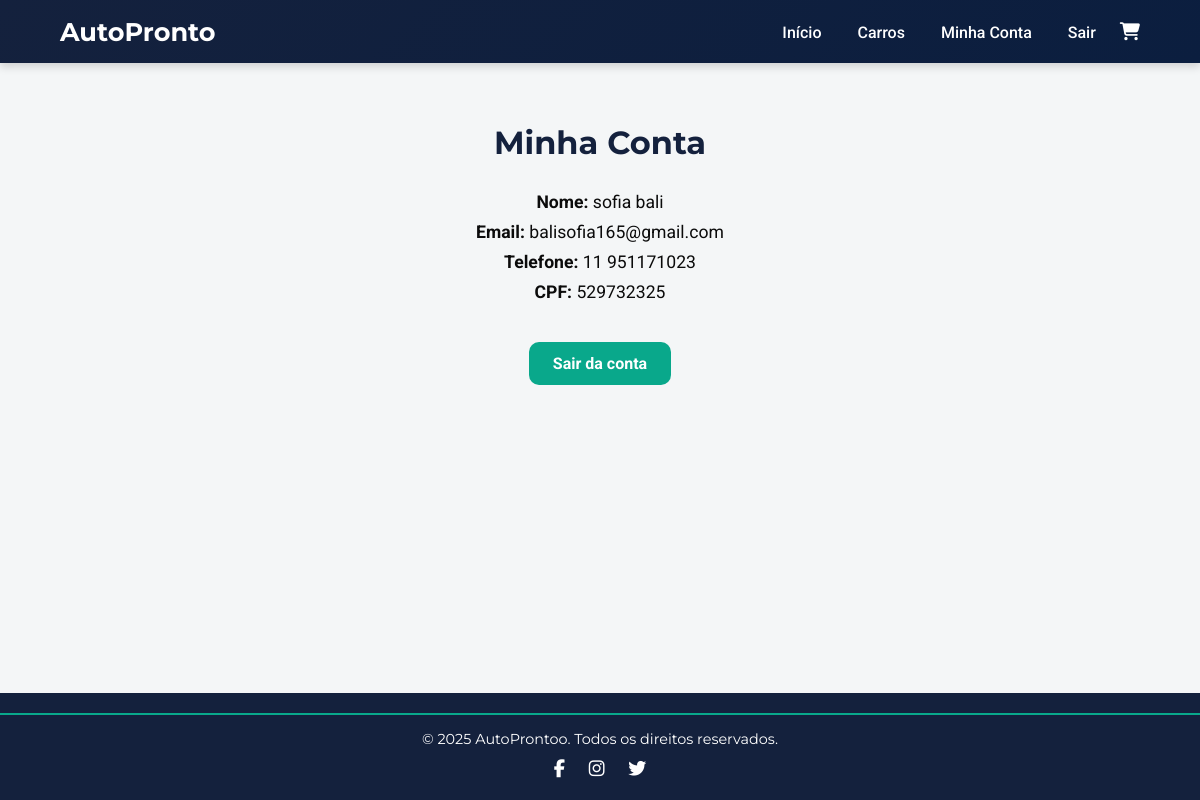
The page /minha_conta (signed in) on the database its author committed.
### tables this page shows
CREATE TABLE clientes (
            id INTEGER PRIMARY KEY AUTOINCREMENT,
            nome TEXT NOT NULL,
            email TEXT NOT NULL UNIQUE,
            telefone TEXT,
            cpf TEXT UNIQUE,
            senha TEXT NOT NULL
        );

### app.py (the view)
@app.route('/minha_conta')
def minha_conta():
    if 'usuario' not in session:
        flash('Faça login para acessar sua conta.', 'error')
        return redirect(url_for('login'))
    usuario = session['usuario']
    conn = conectar_bd()
    cliente = conn.execute('SELECT * FROM clientes WHERE nome = ?', (usuario,)).fetchone()
    conn.close()
    return render_template('minha_conta.html',
                           usuario=cliente['nome'],
                           email=cliente['email'],
                           telefone=cliente['telefone'],
                           cpf=cliente['cpf'])

### app.py (called while the page is built)
def conectar_bd():
    conn = sqlite3.connect('locadora.db')
    conn.row_factory = sqlite3.Row
    return conn

### templates/minha_conta.html (shortened to what this page needs)
{% extends "base.html" %}
{% block content %}
<section class="minha-conta-section">
    <h2>Minha Conta</h2>
    <p><strong>Nome:</strong> {{ usuario }}</p>
    <p><strong>Email:</strong> {{ email }}</p>
    <p><strong>Telefone:</strong> {{ telefone }}</p>
    <p><strong>CPF:</strong> {{ cpf }}</p>
    <a href="{{ url_for('logout') }}" class="btn-reservar">Sair da conta</a>
</section>
{% endblock %}

### static/style.css (style rules this page uses)
:root { --azul: #14213d; --verde: #09A88B; --cinza: #f4f6f7; --branco: #ffffff; --preto: #0b0b0b; }
* { margin: 0; padding: 0; box-sizing: border-box; }
body { font-family: 'Roboto', sans-serif; background-color: var(--cinza); color: var(--preto); overflow-x: hidden; scroll-behavior: smooth; }
.btn-reservar { display: inline-block; background-color: #14213d; color: white; padding: 8px 14px; border-radius: 10px; text-decoration: none; font-weight: bold; margin-top: 10px; transition: 0.3s; }
html, body { height: 100%; margin: 0; display: flex; flex-direction: column; }

### templates/minha_conta.html (style rules this page uses)
.minha-conta-section { padding: 60px 20px; text-align: center; background-color: var(--cinza); color: var(--azul); }
.minha-conta-section h2 { font-family: 'Montserrat', sans-serif; font-size: 2rem; margin-bottom: 30px; color: var(--azul); }
.minha-conta-section p { font-size: 1.1rem; margin: 10px 0; color: var(--preto); }
.minha-conta-section .btn-reservar { display: inline-block; margin-top: 30px; background-color: var(--verde); color: var(--branco); padding: 12px 24px; border-radius: 10px; text-decoration: none; font-weight: bold; transition: all 0.3s ease; }

### rows shown on the page
clientes: nome "sofia bali", email "balisofia165@gmail.com", telefone "11 951171023", cpf "529732325"
